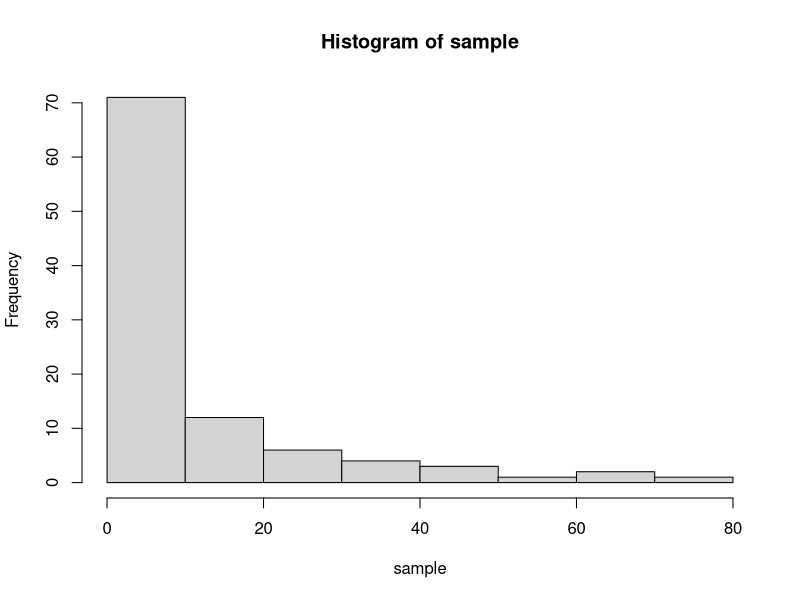
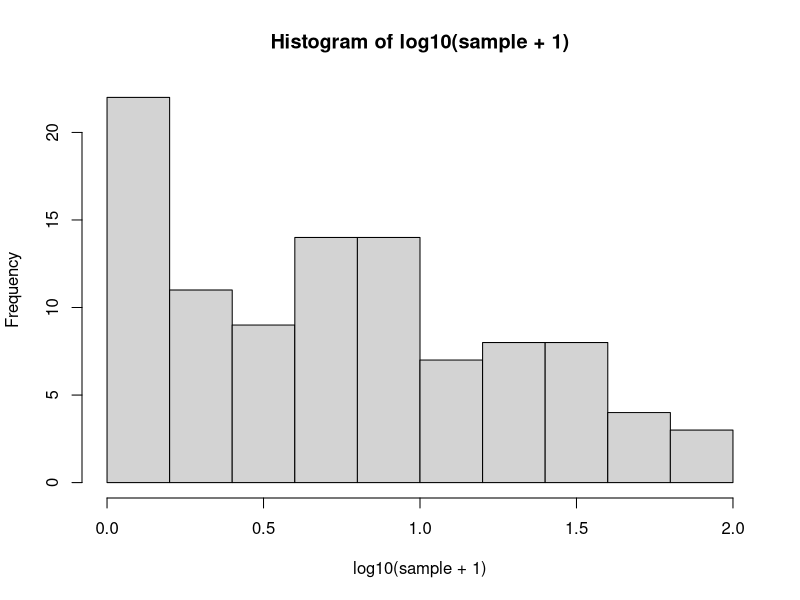

Recreate these plots in R, in order.
## ---- chunk 1
set.seed(0)
## ---- chunk 2
sample<-rnbinom(100, size=0.5, mu=10)
sample
## ---- chunk 3
hist(sample)
## ---- chunk 4
hist(log10(sample+1))

## ---- chunk 5
mean<- mean(sample)
variance<- var(sample)
